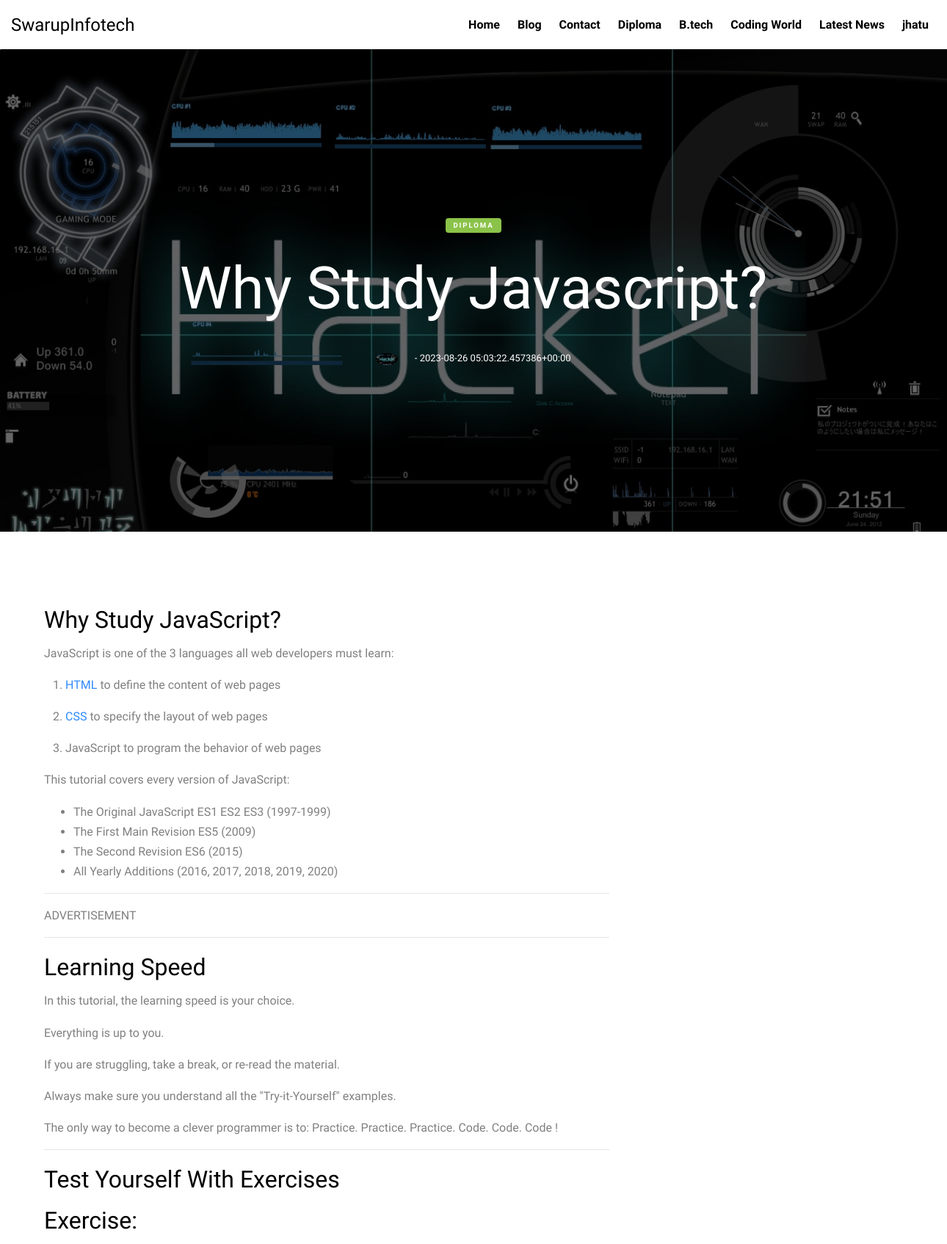
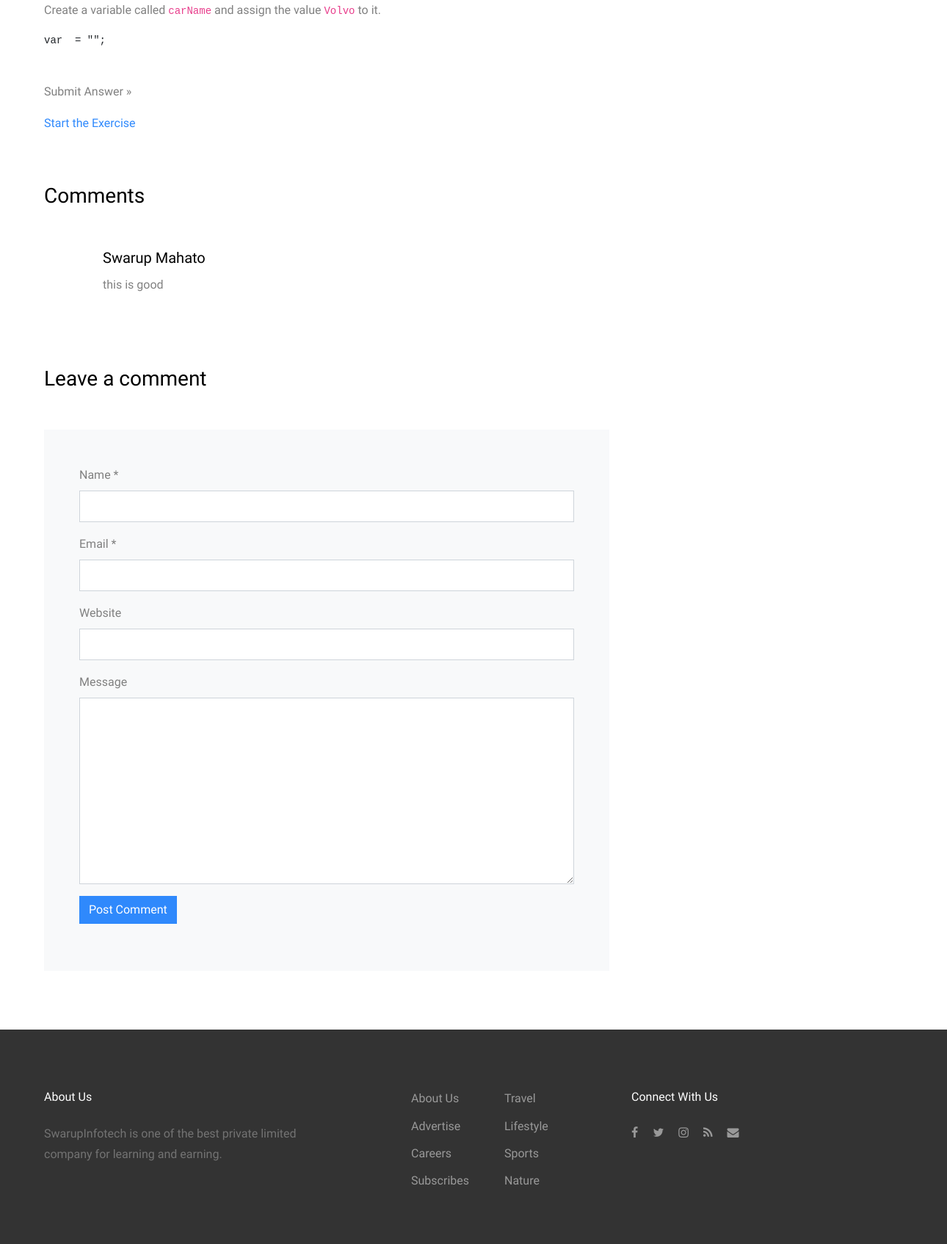
The app's page /why-study-javascript/ (upper part) with its own data (2 pictures, top to bottom).
### blog/models.py (models this page shows, shortened)
class Home(models.Model):
	sno = models.AutoField(primary_key=True)
	title = models.CharField(max_length=255,blank=True,null=True)
	about = models.TextField()
	copyright = models.CharField(max_length=255,blank=True,null=True)
	address = models.CharField(max_length=255,blank=True,null=True)
	phone = models.CharField(max_length=255,blank=True,null=True)
	email = models.CharField(max_length=255,blank=True,null=True)

class Category(models.Model):
	sno = models.AutoField(primary_key=True)
	title = models.CharField(max_length=255,blank=True,null=True)

class Post(models.Model):
	sno = models.AutoField(primary_key=True)
	title = models.CharField(max_length=255,blank=True,null=True)
	category = models.ForeignKey(Category,on_delete=models.CASCADE,blank=True,null=True)
	image = models.ImageField(upload_to='images',blank=True,null=True)
	text = RichTextField()
	date = models.DateTimeField(auto_now_add=True)
	slug = AutoSlugField(populate_from='title',null=True)

class Comment(models.Model):
	sno = models.AutoField(primary_key=True)
	name = models.CharField(max_length=255,blank=True,null=True)
	email = models.CharField(max_length=255,blank=True,null=True)
	post = models.ForeignKey(Post,on_delete=models.CASCADE,null=True,blank=True)
	website = models.CharField(max_length=255,blank=True,null=True)
	message = models.TextField()

### blog/views.py (the view, shortened to what this page needs)
# urls.py: path('<str:slug>/',views.single,name="single"),
def single(request,slug):
	home = Home.objects.all()
	cate = Category.objects.all()
	post = Post.objects.filter(slug=slug).first()
	comment = Comment.objects.filter(post=post)
	context = {'home':home,'cate':cate,'post':post,'comment':comment}
	return render(request,'blog/single.html',context)

### templates/blog/single.html (shortened to what this page needs)
{% extends "base.html" %}
{% load static %}
{% block body %}
    <div class="site-cover site-cover-sm same-height overlay single-page" style="background-image: url('{{post.image.url}}');">
      <div class="container">
        <div class="row same-height justify-content-center">
          <div class="col-md-12 col-lg-10">
            <div class="post-entry text-center">
              <span class="post-category text-white bg-success mb-3">{{post.category.title}}</span>
              <h1 class="mb-4"><a href="#">{{post.title | safe}}</a></h1>
              <div class="post-meta align-items-center text-center">
                <figure class="author-figure mb-0 mr-3 d-inline-block"><img src="{{post.image.url}}" alt="Image" class="img-fluid"></figure>
                <span>&nbsp;-&nbsp;{{post.date | safe}}</span>
              </div>
            </div>
          </div>
        </div>
      </div>
    </div>
    <section class="site-section py-lg">
      <div class="container">
        <div class="row blog-entries element-animate">
          <div class="col-md-12 col-lg-8 main-content">
            <div class="post-content-body">
              <p>{{post.text |safe }}</p>
            </div>
            <div class="pt-5">
              <h3 class="mb-5">Comments</h3>
              <ul class="comment-list">
                <li class="comment">
                  {% for com in comment %}
                  <div class="comment-body">
                    <h3>{{com.name | safe}}</h3>
                    <p>{{com.message|safe}}</p>
                  </div>
                    {% endfor %}
                </li>
                      </ul>
              <div class="comment-form-wrap pt-5">
                <h3 class="mb-5">Leave a comment</h3>
                <form action="/single/" method="post" class="p-5 bg-light">
                  <div class="form-group">
                    <label for="name">Name *</label>
                    <input type="text" name="name" class="form-control" id="name" required="">
                  </div>
                  <div class="form-group">
                    <label for="email">Email *</label>
                    <input type="email" name="email" class="form-control" id="email" required="">
                  </div>
                  <div class="form-group">
                    <label for="website">Website</label>
                    <input type="text" name= "website" class="form-control" id="website" required="">
                  </div>
                  <div class="form-group">
                    <label for="message">Message</label>
                    <textarea name="message" id="message" cols="30" rows="10" class="form-control" required=""></textarea>
                  </div>
                  <div class="form-group">
                    <input type="submit" value="Post Comment" class="btn btn-primary">
                  </div>
                </form>
              </div>
            </div>
          </div>
          <div class="col-md-12 col-lg-4 sidebar">
        </div>
      </div>
    </section>
    {% endblock body %}

### templates/base.html (shortened to what this page needs)
 <!DOCTYPE html>
<html lang="en">
  <head>
    {% load static %}
    <link rel="stylesheet" href="{% static 'fonts/icomoon/style.css' %}">
    <link rel="stylesheet" href="{% static 'css/bootstrap.min.css' %}">
    <link rel="stylesheet" href="{% static 'css/magnific-popup.css' %}">
    <link rel="stylesheet" href="{% static 'css/jquery-ui.css' %}">
    <link rel="stylesheet" href="{% static 'css/owl.carousel.min.css' %}">
    <link rel="stylesheet" href="{% static 'css/owl.theme.default.min.css' %}">
    <link rel="stylesheet" href="{% static 'css/bootstrap-datepicker.css' %}">
    <link rel="stylesheet" href="{% static 'fonts/flaticon/font/flaticon.css' %}">
    <link rel="stylesheet" href="{% static 'css/aos.css' %}">
    <link rel="stylesheet" href="{% static 'css/style.css' %}">
  </head>
  <body>
  <div class="site-wrap">
    <header class="site-navbar" role="banner">
      <div class="container-fluid">
        <div class="row align-items-center">
          <div class="col-4 site-logo">
            {% for post in home %}
            <a href="/home" class="text-black h2 mb-0">{{post.title}}</a>
            {% endfor %}
          </div>
          <div class="col-8 text-right">
            <nav class="site-navigation" role="navigation">
              <ul class="site-menu js-clone-nav mr-auto d-none d-lg-block mb-0">
                <li><a href="/">Home</a></li>
                <li><a href="/blog">Blog</a></li>
                <li><a href="/contact">Contact</a></li>
                {% for post in cate %}
                <li><a href="/?category={{post.sno | safe}}">{{post.title | safe}}</a></li>
                {% endfor %}
              </ul>
            </nav>
            <a href="#" class="site-menu-toggle js-menu-toggle text-black d-inline-block d-lg-none"></a></div>
          </div>
      </div>
  </header>
  {% block body %}
  {% endblock body %}
   <div class="site-footer">
      <div class="container">
        <div class="row mb-5">
          <div class="col-md-4">
            <h3 class="footer-heading mb-4">About Us</h3>
            {% for post in home %}
            <p>{{post.about | safe }}</p>
            {% endfor %}
          </div>
          <div class="col-md-3 ml-auto">
            <ul class="list-unstyled float-left mr-5">
              <li><a href="#">About Us</a></li>
              <li><a href="#">Advertise</a></li>
              <li><a href="#">Careers</a></li>
              <li><a href="#">Subscribes</a></li>
            </ul>
            <ul class="list-unstyled float-left">
              <li><a href="#">Travel</a></li>
              <li><a href="#">Lifestyle</a></li>
              <li><a href="#">Sports</a></li>
              <li><a href="#">Nature</a></li>
            </ul>
          </div>
          <div class="col-md-4">
            <div>
              <h3 class="footer-heading mb-4">Connect With Us</h3>
              <p>
                <a href="https://www.facebook.com/profile.php?id=100069856215966"><span class="icon-facebook pt-2 pr-2 pb-2 pl-0"></span></a>
                <a href="https://twitter.com/SwarupInfotech"><span class="icon-twitter p-2"></span></a>
                <a href="https://www.instagram.com/infotechswarup/"><span class="icon-instagram p-2"></span></a>
                <a href="#"><span class="icon-rss p-2"></span></a>
                <a href="https://mail.google.com/mail/u/0/#inbox"><span class="icon-envelope p-2"></span></a>
              </p>
            </div>
          </div>
        </div>
      </div>
    </div>
  </div>
  </body>
</html>

### static/css/style.css (style rules this page uses)
body { line-height: 1.7; color: gray; font-weight: 300; font-size: 1rem; background: #fff; font-family: "Muli", -apple-system, BlinkMacSystemFont, "Segoe UI", Roboto, "Helvetica Neue", Arial, sans-serif, "Apple Color Emoji", "Segoe UI Emoji", "Segoe UI Symbol", "Noto Color Emoji"; }
a { -webkit-transition: .3s all ease; -o-transition: .3s all ease; transition: .3s all ease; color: #2f89fc; }
h1, h2, h3, h4, h5, .h1, .h2, .h3, .h4, .h5 { font-family: "Muli", -apple-system, BlinkMacSystemFont, "Segoe UI", Roboto, "Helvetica Neue", Arial, sans-serif, "Apple Color Emoji", "Segoe UI Emoji", "Segoe UI Symbol", "Noto Color Emoji"; line-height: 1.5; color: #000; }
.text-black { color: #000 !important; }
.site-wrap:before { -webkit-transition: .3s all ease-in-out; -o-transition: .3s all ease-in-out; transition: .3s all ease-in-out; background: rgba(0, 0, 0, 0.6); content: ""; position: absolute; z-index: 2000; top: 0; left: 0; right: 0; bottom: 0; opacity: 0; visibility: hidden; }
.btn { border-radius: 0; }
.form-control { height: 43px; border-radius: 0; }
.site-section { padding: 2.5em 0; }
@media (min-width: 768px) { .site-section { padding: 5em 0; } }
.site-footer { padding: 4em 0; background: #333333; }
@media (min-width: 768px) { .site-footer { padding: 5em 0; } }
.site-footer p { color: #737373; }
.site-footer h2, .site-footer h3, .site-footer h4, .site-footer h5 { color: #fff; }
.site-footer a { color: #999999; }
.site-footer ul li { margin-bottom: 10px; }
.site-footer .footer-heading { font-size: 16px; color: #fff; }
.site-navbar { margin-bottom: 0px; z-index: 1999; position: relative; width: 100%; background: #fff; }
.site-navbar .site-logo a { font-size: 1.5rem; }
.site-navbar .site-navigation .site-menu { margin-bottom: 0; }
.site-navbar .site-navigation .site-menu a { text-decoration: none !important; display: inline-block; }
.site-navbar .site-navigation .site-menu > li { display: inline-block; padding: 10px 10px; }
.site-navbar .site-navigation .site-menu > li > a { padding: 10px 0px; font-weight: 700; color: #000; text-decoration: none !important; }
.site-mobile-menu .site-nav-wrap { padding: 0; margin: 0; list-style: none; position: relative; }
.site-mobile-menu .site-nav-wrap a { padding: 10px 20px; display: block; position: relative; color: #212529; }
.site-mobile-menu .site-nav-wrap li { position: relative; display: block; }
.site-mobile-menu .site-nav-wrap > li { display: block; position: relative; float: left; width: 100%; }
.site-mobile-menu .site-nav-wrap > li > a { padding-left: 20px; font-size: 20px; }
.container { max-width: 1200px; }
.site-cover { background-size: cover; background-position: top center; position: relative; }
.site-cover.overlay:before { background: rgba(0, 0, 0, 0.6); position: absolute; content: ""; top: 0; left: 0; right: 0; bottom: 0; }
.site-cover, .site-cover .same-height { padding: 7em 0; }
.site-cover .post-entry .post-meta { color: #fff; font-size: 13px; }
.site-cover .post-entry .post-meta .author-figure img { width: 30px; border-radius: 50%; }
.site-cover.single-page h1 { font-size: 2rem; color: #fff; }
@media (min-width: 992px) { .site-cover.single-page h1 { font-size: 5rem; } }
.site-cover.single-page h1 a { color: #fff; }
.post-meta { font-size: 13px; color: #b3b3b3; }
.post-category { display: inline-block; padding: 2px 10px; border-radius: 4px; letter-spacing: .2em; font-weight: 700; font-size: .6rem; text-transform: uppercase; }
.sidebar { padding-left: 5em; }
.comment-form-wrap { clear: both; }
.comment-list { padding: 0; margin: 0; }
.comment-list li { padding: 0; margin: 0 0 30px 0; float: left; width: 100%; clear: both; list-style: none; }
.comment-list li .comment-body { float: right; width: calc(100% - 80px); }
.comment-list li .comment-body h3 { font-size: 20px; color: #000; }

### records on screen
Home: title "SwarupInfotech", about "SwarupInfotech is one of the best private limited company for learning and earning."
Category: title "Diploma"
Category: title "B.tech"
Category: title "Coding World"
Category: title "Latest News"
Category: title "jhatu"
Post: image (picture), category "DIPLOMA", title "Why Study Javascript?", date "2023-08-26 05:03:22.457386+00:00", text "Why Study JavaScript? JavaScript is one of the 3 languages all web developers must learn: 1. HTML to define the content of web pages 2. CSS to specify the layout of web pages 3. JavaScript to program the behavior of web pages This tutorial covers every version of JavaScript: The Original JavaScript ES1 ES2 ES3 (1997-1999) The First Main Revision ES5 (2009) The Second Revision ES6 (2015) All Yearly Additions (2016, 2017, 2018, 2019, 2020) ADVERTISEMENT Learning Speed In this tutorial, the learning speed is your choice. Everything is up to you. If you are struggling, take a break, or re-read the material. Always make sure you understand all the \"Try-it-Yourself\" examples. The only way to…"
Comment: name "Swarup Mahato", message "this is good"
